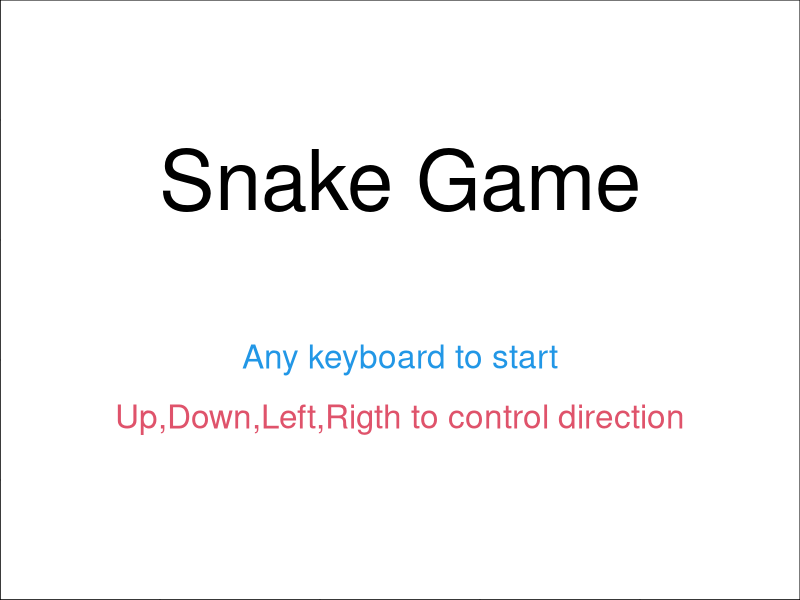

Recreate this plot in R.
## Platform setup
if (.Platform$OS.type == "windows") x11() else x11(type = "Xlib")


## Initialize the environment variable
init<-function(){
  e<<-new.env()
  e$stage<-0 ## Scene
  e$width<-e$height<-20  ## Grid segmentation
  e$step<-1/e$width ## Distance moved per unit time
  e$m<-matrix(rep(0,e$width*e$height),nrow=e$width)  ## Dot-matrix
  e$dir<-e$lastd<-'up' ## Direction of movement
  e$head<-c(2,2) ## Start position
  e$lastx<-e$lasty<-2 ## Initialize the head of the snake
  e$tail<-data.frame(x=c(),y=c()) ## Initialize the tail of the snake
  
  e$col_furit<- runif(1,min=1,max=length(colors())) ## Fruit color
  e$col_head<- runif(1,min=1,max=length(colors()))  ## Snake head color
  e$col_tail<- runif(1,min=1,max=length(colors()))  ## Snake tail color
  e$col_path<- 0 ## path color
  
}


## Get the index value of the matrix
index<-function(col) which(e$m==col)

## Being in the game
stage1<-function(){
  e$stage<-1
  
  ## Randomized fruit position
  furit<-function(){
    if(length(index(e$col_furit))<=0){ ## Nonexistent position
      idx<-sample(index(e$col_path),1)
      
      fx<-ifelse(idx%%e$width==0,10,idx%%e$width)
      fy<-ceiling(idx/e$height)
      e$m[fx,fy]<-e$col_furit
      
      print(paste("furit idx",idx))
      print(paste("furit axis:",fx,fy))
    }
  }
  
  
  ## Check the failure
  fail<-function(){
    ## Head out of ledge
    if(length(which(e$head<1))>0 | length(which(e$head>e$width))>0){
      print("game over: Out of ledge.")
      keydown('q')
      return(TRUE)
    }
    
    ## Head eats tail
    if(e$m[e$head[1],e$head[2]]==e$col_tail){
      print("game over: head eats tail")
      keydown('q')
      return(TRUE)
    }
    
    return(FALSE)
  }
  
  
  ## Snake head
  head<-function(){
    e$lastx<-e$head[1]
    e$lasty<-e$head[2]
    
    ## Direction operator
    if(e$dir=='up') e$head[2]<-e$head[2]+1
    if(e$dir=='down') e$head[2]<-e$head[2]-1
    if(e$dir=='left') e$head[1]<-e$head[1]-1
    if(e$dir=='right') e$head[1]<-e$head[1]+1
    
  }
  
  ## Snake body
  body<-function(){
    e$m[e$lastx,e$lasty]<-0
    e$m[e$head[1],e$head[2]]<-e$col_head ## Snake
    if(length(index(e$col_furit))<=0){ ## Nonexistent position
      e$tail<-rbind(e$tail,data.frame(x=e$lastx,y=e$lasty))
    }
    
    if(nrow(e$tail)>0) { ## If snake has tail
      e$tail<-rbind(e$tail,data.frame(x=e$lastx,y=e$lasty))
      e$m[e$tail[1,]$x,e$tail[1,]$y]<-e$col_path
      e$tail<-e$tail[-1,]
      e$m[e$lastx,e$lasty]<-e$col_tail
    }
    
    print(paste("snake idx",index(e$col_head)))
    print(paste("snake axis:",e$head[1],e$head[2]))
  }
  
  ## The canvas background
  drawTable<-function(){
    plot(0,0,xlim=c(0,1),ylim=c(0,1),type='n',xaxs="i", yaxs="i")
    rect(-3, -3, 3, 3, col="cornsilk") ## Background color

  }
  
  ## Fill in the data according to the matrix
  drawMatrix<-function(){
    idx<-which(e$m>0)
    px<- (ifelse(idx%%e$width==0,e$width,idx%%e$width)-1)/e$width+e$step/2
    py<- (ceiling(idx/e$height)-1)/e$height+e$step/2
    pxy<-data.frame(x=px,y=py,col=e$m[idx])
    points(pxy$x,pxy$y,col=pxy$col,pch=15,cex=4.4)
  }
  
  furit()
  head()
  if(!fail()){
    body()
    drawTable()
    drawMatrix()  
  }
}


## Startup screen
stage0<-function(){
  e$stage<-0
  plot(0,0,xlim=c(0,1),ylim=c(0,1),type='n',xaxs="i", yaxs="i")
  text(0.5,0.7,label="Snake Game",cex=5)
  text(0.5,0.4,label="Any keyboard to start",cex=2,col=4)
  text(0.5,0.3,label="Up,Down,Left,Rigth to control direction",cex=2,col=2)
}

## Get result
stage2<-function(){
  e$stage<-2
  plot(0,0,xlim=c(0,1),ylim=c(0,1),type='n',xaxs="i", yaxs="i")
  text(0.5,0.7,label="Game Over",cex=5)
  text(0.5,0.4,label="Space to restart, q to quit.",cex=2,col=4)
  text(0.5,0.3,label=paste("Congratulations! You have eat",nrow(e$tail),"fruits!"),cex=2,col=2)
}

## Keyboards events
keydown<-function(K){
  print(paste("keydown:",K,",stage:",e$stage));
  
  if(e$stage==0){ ## Startup screen
    init()
    stage1()
    return(NULL)
  }  
  
  if(e$stage==2){ ## Get result
    if(K=="q") q()
    else if(K==' ') stage0()  
    return(NULL)
  } 
  
  if(e$stage==1){ ## Being in the game
    if(K == "q") {
      stage2()
    } else {
      if(tolower(K) %in% c("up","down","left","right")){
        e$lastd<-e$dir
        e$dir<-tolower(K)
        stage1()  
      }
    }
  }
  return(NULL)
}

#######################################
# Snake function
#######################################  

Snake<-function(){
  par(mai=rep(0,4),oma=rep(0,4)) ## Set the global canvas without edge
  e<<-new.env() ## Encapsulate variables
  stage0() ## Startup screen
  
  getGraphicsEvent(prompt="Snake Game",onKeybd=keydown) ## Keyboards events registration
}

Snake()




